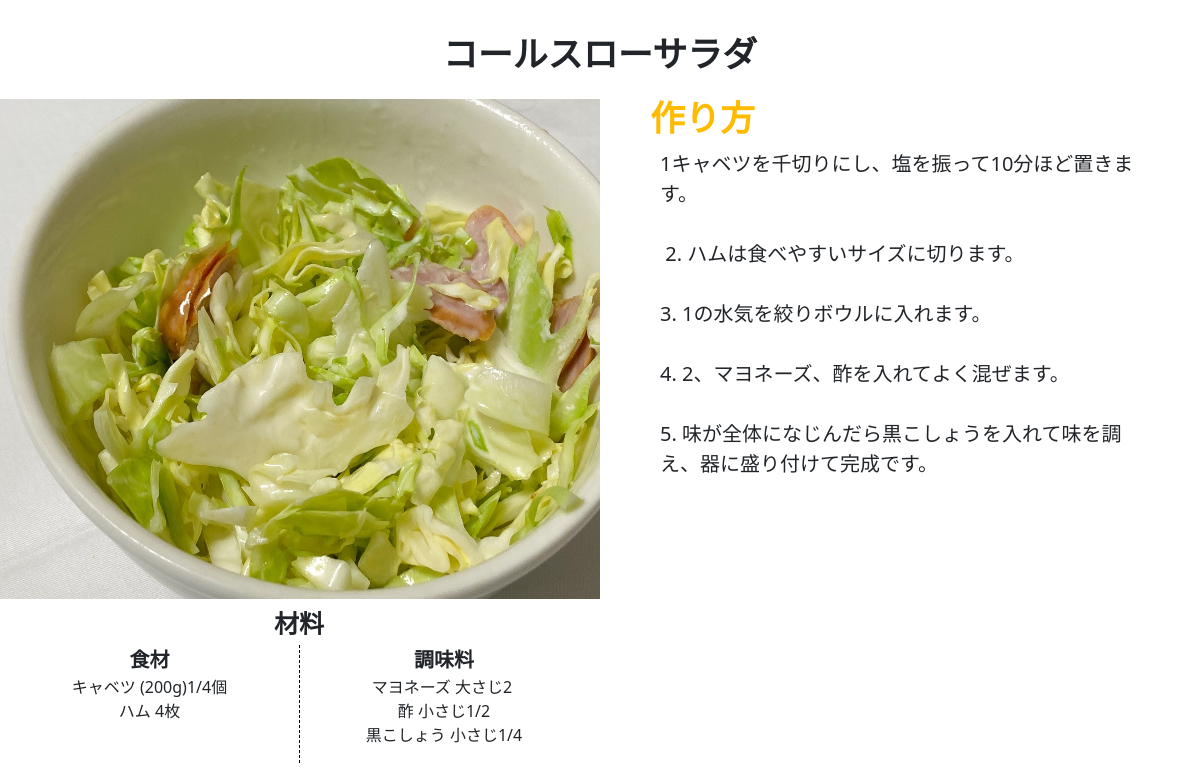
/detail/30, run on the app's committed database.
### eatapp/models.py (models this page shows)
class EatModel(models.Model):
    title = models.CharField(max_length=40)
    content = models.TextField()
    author = models.CharField(max_length=20)
    snsimage = models.ImageField(upload_to='media/')
    good = models.IntegerField(null=True, blank=True, default=0)
    read = models.IntegerField(null=True, blank=True, default=0)
    readtext = models.TextField(null=True, blank=True, default='a')
    subtitle = models.TextField(null=True, blank=True, default='a')
    material = models.TextField(null=True, blank=True, default='a')

### eatapp/views.py (the view)
# urls.py: path('detail/<int:pk>', detailfunc, name='detail'),
def detailfunc(request, pk):
    object = get_object_or_404(EatModel, pk=pk)
    return render(request, 'detail.html', {'object':object})

### templates/detail.html (shortened to what this page needs)
{% extends 'base.html' %}
{% load static %}
{% block customcss %}
<link rel="stylesheet" href="{% static 'detail.css' %}">
{% endblock customcss %}
{% block content %}
<p class="title">{{ object.title }}</p>
<div class="flex">
    <div class="joge">
        <p class="img"><img src="{{ object.snsimage.url }}"></p>
        <p class="zairyo">材料</p>
        <div class="separate">
            <div class="left">
                <p class="pl">食材</p>
                <p class="shokuzai" style="white-space:pre-wrap;">{{ object.material }}</p>
            </div>
            <div class="right">
                <p class="pr">調味料</p>
                <p class="choumiryo" style="white-space:pre-wrap;">{{ object.subtitle }}</p>
            </div>
        </div>
    </div>
    <div class="space">
        <h3>作り方</h3>
        <p class="content" style="white-space:pre-wrap;">{{ object.content }}</p>
    </div>
</div>
{% endblock content %}

### static/detail.css (style rules this page uses)
@media screen and (min-width:961px) { .title { text-align: center; margin-top: 30px; font-weight: bold; font-size: 35px; } }
@media screen and (min-width:961px) { .joge { width: 50%; } }
@media screen and (min-width:961px) { img { width: 100%; height: 500px; } }
@media screen and (min-width:961px) { h3 { font-size: 35px; font-weight: bold; margin-left: 50px; } }
@media screen and (min-width:961px) { .space { width: 50%; } }
@media screen and (min-width:961px) { .content { width: 80%; margin: 0 auto; font-size: 20px; } }
@media screen and (min-width:961px) { .flex { display: flex; justify-content: space-between; width: 100%; } }
@media screen and (min-width:961px) { .img { width: 100%; } }
@media screen and (min-width:961px) { .zairyo { height: 20px; line-height: 20px; width: 52px; font-size: 25px; font-weight: bold; font-family: serif; margin: 0 auto; padding: 0; } }
@media screen and (min-width:961px) { .separate { display: flex; margin: 0; padding: 0; margin-top: 10px; } }
@media screen and (min-width:961px) { .pl { font-size: 20px; margin: 0 auto; font-weight: bold; white-space: pre-wrap; } }
@media screen and (min-width:961px) { .left { width: 50%; border-right: black 1px dashed; text-align: center; } }
@media screen and (min-width:961px) { .pr { font-size: 20px; margin: 0 auto; font-weight: bold; white-space: pre-wrap; } }
@media screen and (min-width:961px) { .right { width: 48%; text-align: center; } }
.title { font-family: serif; }
h3 { font-family: serif; color: #FFbb00; }
.content { white-space: pre-wrap; }

### data on the page
EatModel: title "コールスローサラダ", snsimage (picture), material "キャベツ (200g)1/4個 ハム 4枚", subtitle "マヨネーズ 大さじ2 酢 小さじ1/2 黒こしょう 小さじ1/4", content "1キャベツを千切りにし、塩を振って10分ほど置きます。 2. ハムは食べやすいサイズに切ります。 3. 1の水気を絞りボウルに入れます。 4. 2、マヨネーズ、酢を入れてよく混ぜます。 5. 味が全体になじんだら黒こしょうを入れて味を調え、器に盛り付けて完成です。"
